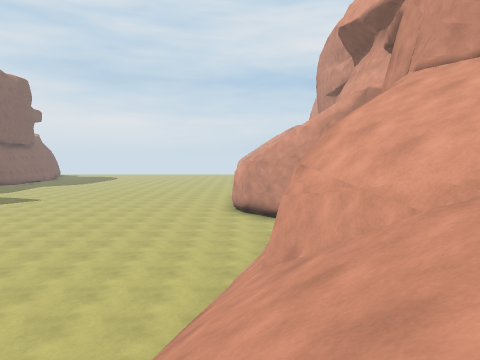
[1] (above)

23 first-person views from a walk through a 3-D level made in the Unity game engine. The camera is 1.3 m above the floor, tilts 4° down and sees 70° across. The floor is counted in squares, 2 m on a side. Each view is taken from the middle of a square. On the plan, view 1 faces up. The plan holds only what a view shows up to about 10 squares ahead; the rest is blank. The place goes on beyond the plan. Some animated figures are left out.

[2]
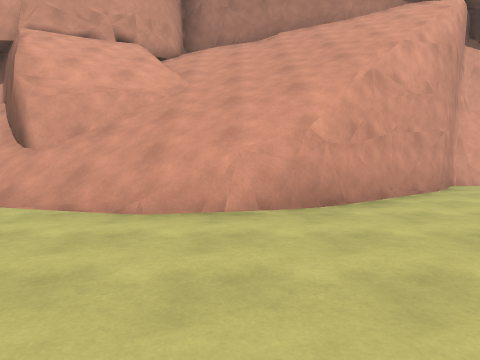

[3]
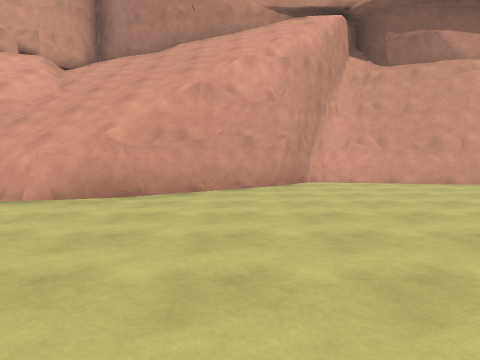

[4]
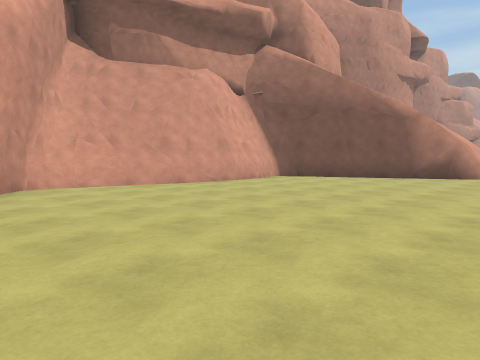

[5]
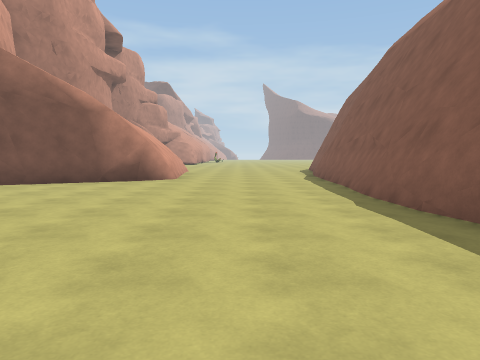

[6]
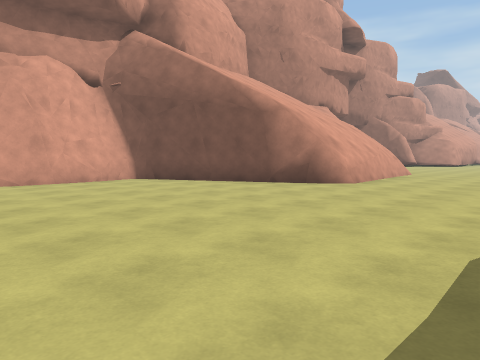

[7]
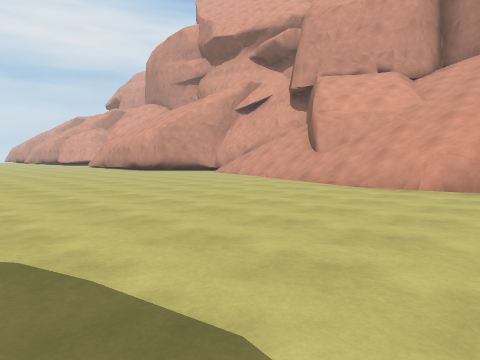

[8]
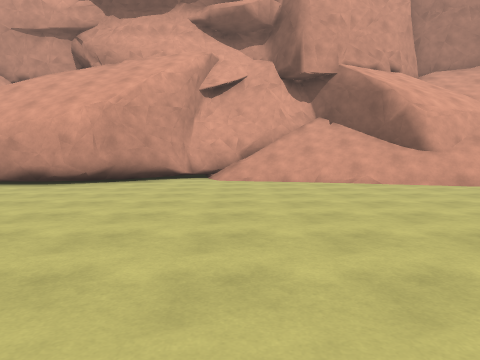

[9]
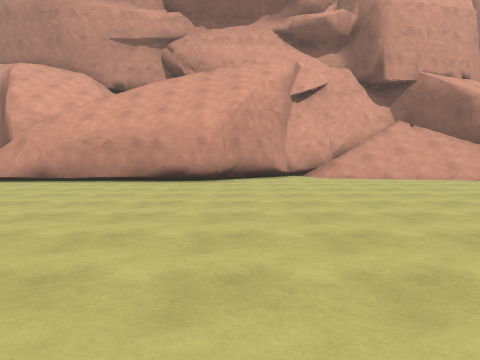

[10]
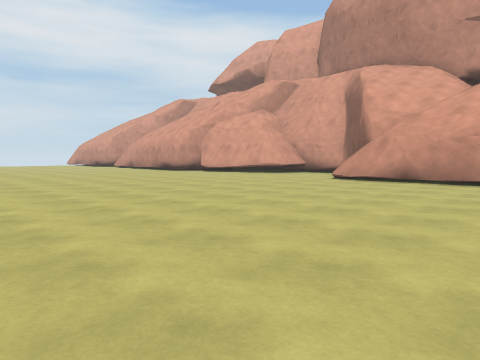

[11]
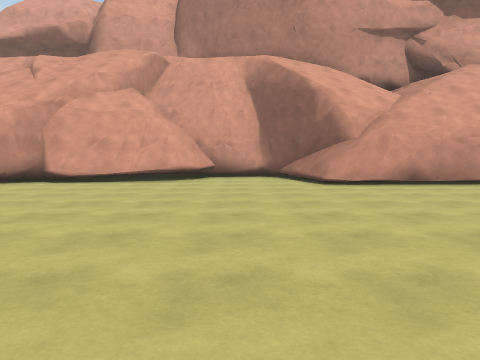

[12]
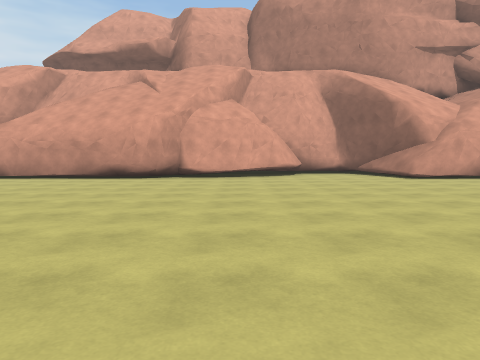

[13]
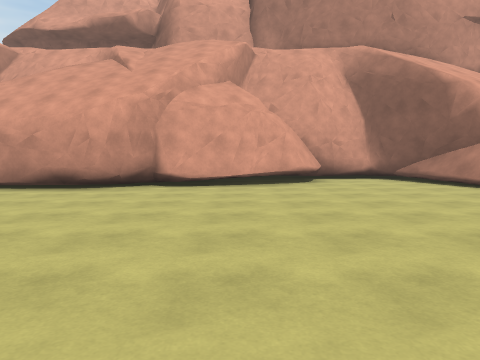

[14]
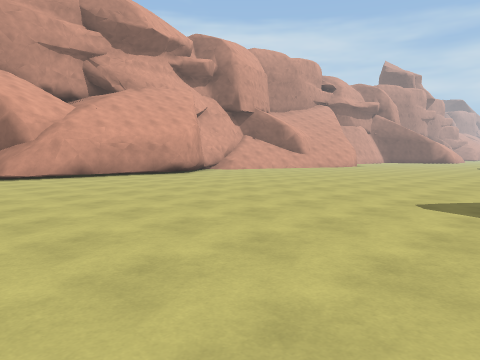

[15]
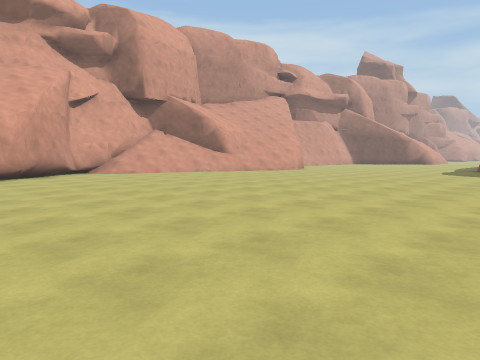

[16]
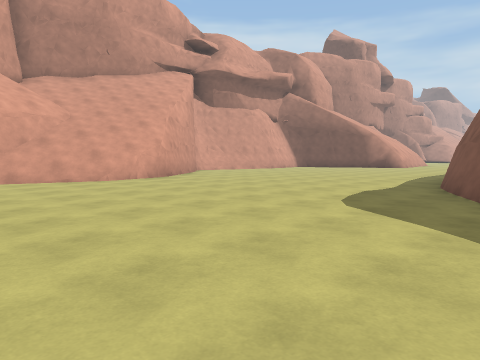

[17]
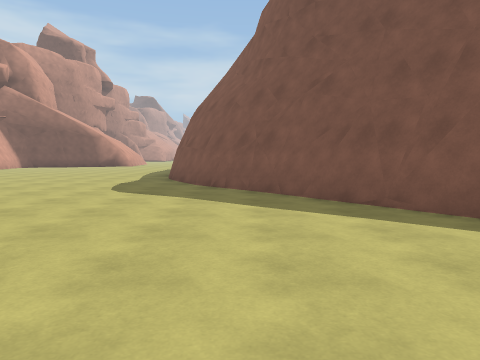

[18]
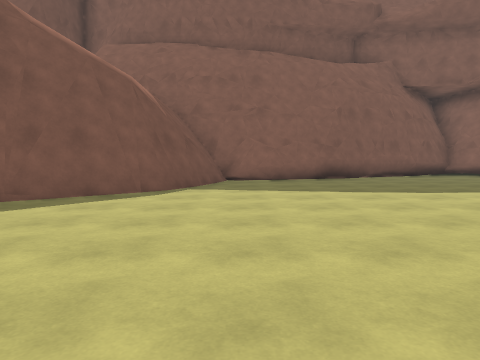

[19]
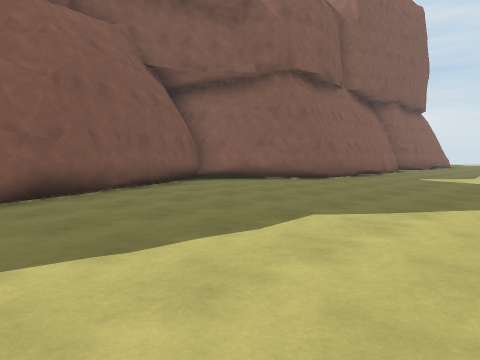

[20]
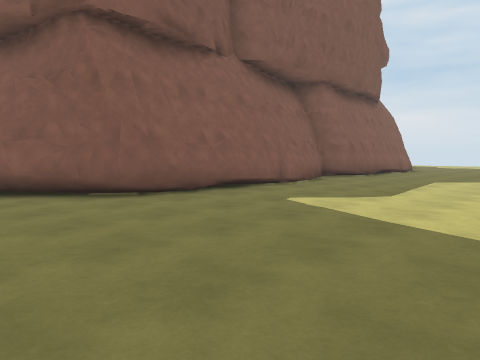

[21]
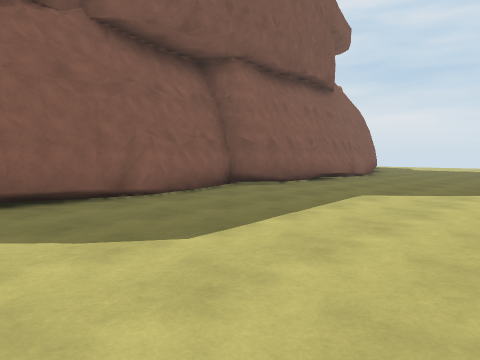

[22]
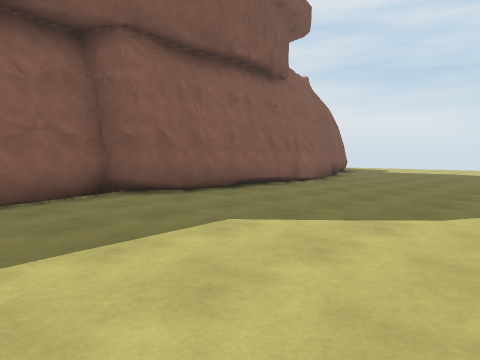

[23]
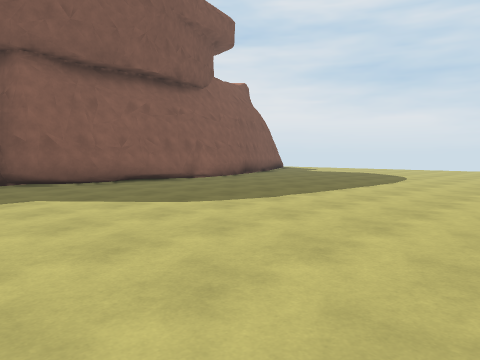

### Floor plan
Key: @ floor where view 1 was taken; # wall or solid block; . floor; / step, stairs or slope; v drop or lower ground.
Columns run from 19 left of view 1 to 6 right of it. Each row starts with its distance up from view 1.
 29   ##.......     ...#
 28    #.......   .....#
 27    #.......  ......#
 26    #...............##
 25   ##................#
 24   #.................#
 23   #.................##
 22   #..................##
 21   ##..................#
 20    #..................#
 19    #.............../###
 18    #...............##
 17   ##...............#
 16  ##................#
 15 ##.................#
 14 #..................#
 13 ##.................#
 12  #.................###
 11  #...................#
 10  ##..................#
  9   #................./
  8   ##................//
  7   ##................//##
  6    ###.............///##
  5      ##............/#//#
  4       ##.........../#//#
  3        #..........//#//###
  2        ##.........///////#
  1         ##........#/////##
  0          ##........@////#
 -1           #........#////#
 -2           ##........#///#
 -3             .........#//#
 -4             ..........#/#
 -5             ..........#v
 -6             .........###
 -7            #.........###
 -8            #.........#
 -9            ##........#
-10            ##........#
-11            #.........#
-12            #.......###
-13            #.....###
-14            #....##
-15               ..#
-16               ..#

Where each view was taken, in squares from view 1:
view 1: 0 up, 0 right, facing up
view 2: 1 up, 5 left, facing right
view 3: 2 down, 6 left, facing right
view 4: 2 down, 5 left, facing down-right
view 5: 4 down, 5 left, facing down
view 6: 6 down, 7 left, facing down-right
view 7: 1 down, 8 left, facing up-right
view 8: 9 up, 8 left, facing right
view 9: 12 up, 9 left, facing right
view 10: 14 up, 9 left, facing up-right
view 11: 21 up, 8 left, facing right
view 12: 24 up, 10 left, facing right
view 13: 24 up, 7 left, facing right
view 14: 21 up, 11 left, facing down-right
view 15: 15 up, 11 left, facing down-right
view 16: 6 up, 10 left, facing down-right
view 17: 8 up, 10 left, facing down
view 18: 7 up, 7 left, facing left
view 19: 8 up, 11 left, facing up-left
view 20: 14 up, 11 left, facing up-left
view 21: 18 up, 11 left, facing up-left
view 22: 21 up, 11 left, facing up-left
view 23: 22 up, 8 left, facing up-left
